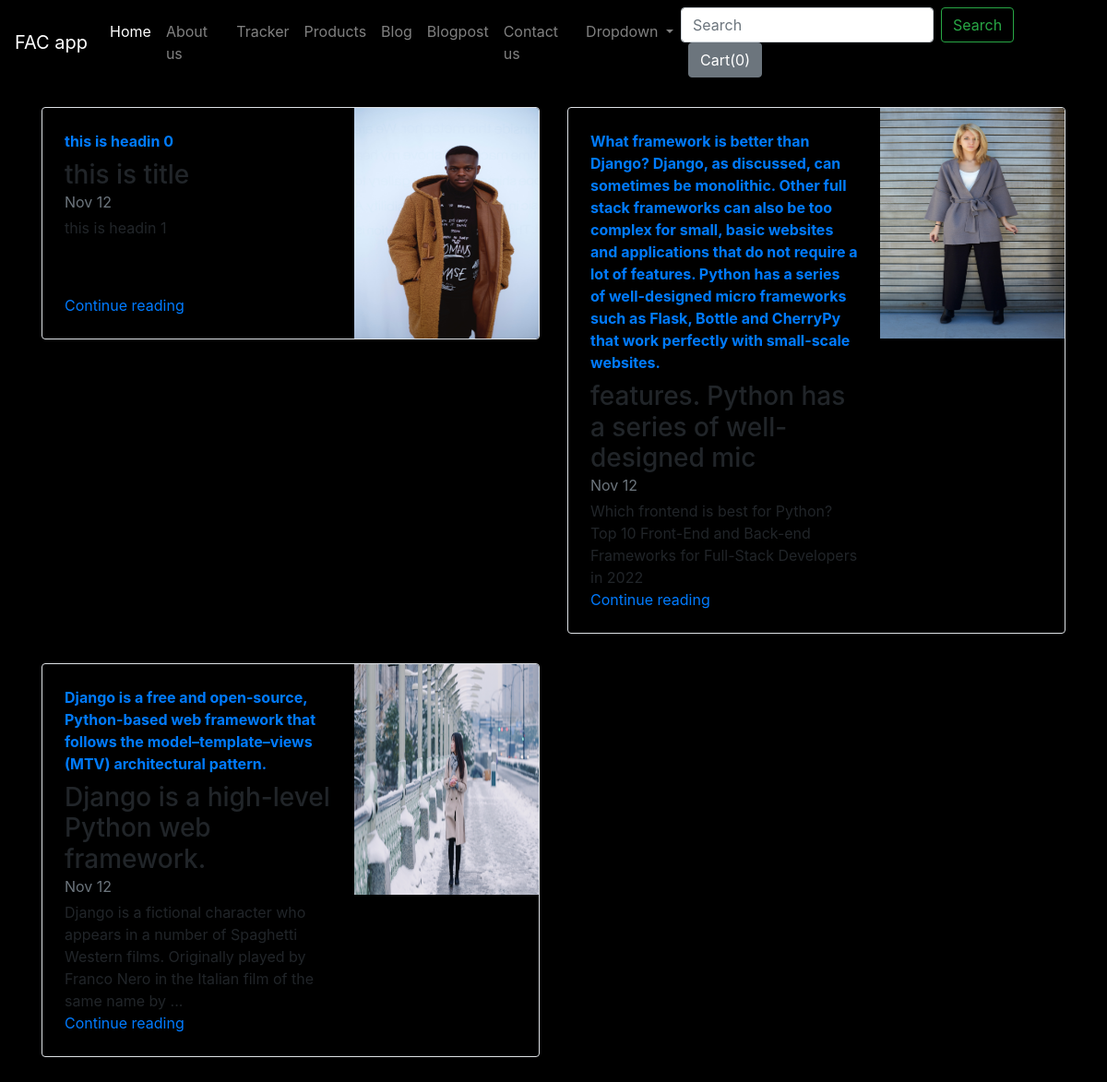
Screenshot of /blog/ with the database file from the repository.
### blog/models.py (models this page shows)
class Blogpost(models.Model):
    post_id = models.AutoField(primary_key=True)
    title = models.CharField(max_length=50)
    head0 = models.CharField(max_length=500, default="")
    chead0 = models.CharField(max_length=5000, default="")
    head1 = models.CharField(max_length=500, default="")
    chead1 = models.CharField(max_length=5000, default="")
    head2 = models.CharField(max_length=500, default="")
    chead2 = models.CharField(max_length=5000, default="")
    thumbnail = models.ImageField(upload_to="shop/images", default="")
    publish_date = models.DateField()
    def __str__(self):
        return self.title

### blog/views.py (the view)
# urls.py: path("", views.index, name="blogHome"),
def index(request):
    myposts= Blogpost.objects.all()
    print(myposts)
    return render(request, 'blog/index.html', {'myposts': myposts})

### blog/templates/blog/index.html (shortened to what this page needs)
{% extends 'blog/basic.html' %}
{% block body %}
<div class="container mt-4">
  <div class="row my-2">
  {% for item in myposts %}
      <div class="col-md-6">
        <div class="row no-gutters border rounded overflow-hidden flex-md-row mb-4 shadow-sm h-md-250 position-relative">
          <div class="col p-4 d-flex flex-column position-static">
            <strong class="d-inline-block mb-2 text-primary">{{item.head0}}</strong>
            <h3 class="mb-0">{{item.title}}</h3>
            <div class="mb-1 text-muted">Nov 12</div>
            <p class="card-text mb-auto">{{item.head1}}</p>
            <a href="blogpost/{{item.post_id}}" class="stretched-link">Continue reading</a>
          </div>
          <div class="col-auto d-none d-lg-block">
            <img src="/media/{{item.thumbnail}}" class="bd-placeholder-img" width="200" height="250"  aria-label="Placeholder: Thumbnail"/>
          </div>
        </div>
      </div>
{% if forloop.counter|divisibleby:2%}
    </div><div class="row my-2">
    {% endif %}
  {% endfor %}
</div>
{% endblock  %}

### blog/templates/blog/basic.html (shortened to what this page needs)
<!doctype html>
<html lang="en">
<head>
  <link rel="stylesheet" href="https://cdn.jsdelivr.net/npm/bootstrap@4.5.3/dist/css/bootstrap.min.css"
>
</head>
<body style="background-color: black;">
  <nav style="background-color:transparent;" class="navbar navbar-expand-lg navbar-dark ">
    <a class="navbar-brand" href="/shop">FAC app</a>
    <div class="collapse navbar-collapse" id="navbarSupportedContent">
      <ul class="navbar-nav mr-auto">
        <li class="nav-item active">
          <a class="nav-link" href="/shop">Home <span class="sr-only">(current)</span></a>
        </li>
        <li class="nav-item">
          <a class="nav-link" href="/shop/about">About us</a>
        </li>
        <li class="nav-item">
          <a class="nav-link" href="/shop/tracker">Tracker</a>
        </li>
        <li class="nav-item">
          <a class="nav-link" href="/shop/products">Products</a>
        </li>
        <li class="nav-item">
          <a class="nav-link" href="/blog/">Blog</a>
        </li>
        <li class="nav-item">
          <a class="nav-link" href="/blog/blogpost">Blogpost</a>
        </li>
        <li class="nav-item">
          <a class="nav-link" href="/shop/contact">Contact us</a>
        </li>
        <li class="nav-item dropdown">
          <a class="nav-link dropdown-toggle" href="#" id="navbarDropdown" role="button" data-toggle="dropdown"
            aria-haspopup="true" aria-expanded="false">
            Dropdown
          </a>
        </li>
      </ul>
      <form class="form-inline my-2 my-lg-0">
        <input class="form-control mr-sm-2" type="search" placeholder="Search" aria-label="Search">
        <button class="btn btn-outline-success my-2 my-sm-0" type="submit">Search</button>
        <button type="button" class="btn btn-secondary mx-2" id="popcart" data-html="true" data-container="body"
          data-toggle="popover" data-placement="bottom"
          data-content="Vivamussagittis lacus vel augue laoreet rutrum faucibus.">
          Cart(<span id="cart">0</span>)
        </button>
      </form>
    </div>
  </nav>
  {% block body %} this is body {% endblock %}
  </body>
  </html>

### rows the page displays
Blogpost: head0 "this is headin 0", title "this is title", head1 "this is headin 1", thumbnail (picture)
Blogpost: head0 "What framework is better than Django? Django, as discussed, can sometimes be monolithic. Other full stack frameworks can also be too complex for small, basic websites and applications that do not require a lot of features. Python has a series of well-designed micro frameworks such as Flask, Bottle and CherryPy that work perfectly with small-scale websites.", title "features. Python has a series of well-designed mic", head1 "Which frontend is best for Python? Top 10 Front-End and Back-end Frameworks for Full-Stack Developers in 2022", thumbnail (picture)
Blogpost: head0 "Django is a free and open-source, Python-based web framework that follows the model–template–views (MTV) architectural pattern.", title "Django is a high-level Python web framework.", head1 "Django is a fictional character who appears in a number of Spaghetti Western films. Originally played by Franco Nero in the Italian film of the same name by ...", thumbnail (picture)
